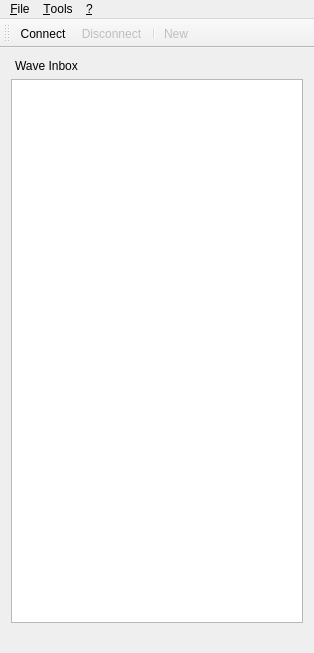
<?xml version="1.0" encoding="UTF-8"?>
<ui version="4.0">
 <class>MainWindow</class>
 <widget class="QMainWindow" name="MainWindow">
  <property name="geometry">
   <rect>
    <x>0</x>
    <y>0</y>
    <width>314</width>
    <height>653</height>
   </rect>
  </property>
  <property name="windowTitle">
   <string>PyGoWave Desktop Client</string>
  </property>
  <widget class="QWidget" name="centralWidget">
   <layout class="QVBoxLayout" name="verticalLayout_3">
    <property name="margin">
     <number>0</number>
    </property>
    <item>
     <widget class="QSplitter" name="splitter">
      <property name="orientation">
       <enum>Qt::Vertical</enum>
      </property>
      <widget class="QWidget" name="layoutWidget">
       <layout class="QVBoxLayout" name="verticalLayout">
        <item>
         <widget class="QLabel" name="label_2">
          <property name="text">
           <string>Wave Inbox</string>
          </property>
          <property name="indent">
           <number>4</number>
          </property>
         </widget>
        </item>
        <item>
         <widget class="QListView" name="waveList"/>
        </item>
       </layout>
      </widget>
     </widget>
    </item>
   </layout>
  </widget>
  <widget class="QMenuBar" name="menuBar">
   <property name="geometry">
    <rect>
     <x>0</x>
     <y>0</y>
     <width>314</width>
     <height>24</height>
    </rect>
   </property>
   <widget class="QMenu" name="menu_File">
    <property name="title">
     <string>&amp;File</string>
    </property>
    <addaction name="actConnect"/>
    <addaction name="actDisconnect"/>
    <addaction name="separator"/>
    <addaction name="actNew"/>
    <addaction name="separator"/>
    <addaction name="actQuit"/>
   </widget>
   <widget class="QMenu" name="menuHelp">
    <property name="title">
     <string>&amp;?</string>
    </property>
    <addaction name="actionAbout_Qt"/>
    <addaction name="separator"/>
   </widget>
   <widget class="QMenu" name="menu_Tools">
    <property name="title">
     <string>&amp;Tools</string>
    </property>
    <addaction name="action_Preferences"/>
   </widget>
   <addaction name="menu_File"/>
   <addaction name="menu_Tools"/>
   <addaction name="menuHelp"/>
  </widget>
  <widget class="QStatusBar" name="statusBar">
   <property name="sizeGripEnabled">
    <bool>false</bool>
   </property>
  </widget>
  <widget class="QToolBar" name="mainToolBar">
   <attribute name="toolBarArea">
    <enum>TopToolBarArea</enum>
   </attribute>
   <attribute name="toolBarBreak">
    <bool>false</bool>
   </attribute>
   <addaction name="actConnect"/>
   <addaction name="actDisconnect"/>
   <addaction name="separator"/>
   <addaction name="actNew"/>
  </widget>
  <action name="actNew">
   <property name="enabled">
    <bool>false</bool>
   </property>
   <property name="icon">
    <iconset resource="../main.qrc">
     <normaloff>:/gui/icons/document-new.png</normaloff>:/gui/icons/document-new.png</iconset>
   </property>
   <property name="text">
    <string>&amp;New...</string>
   </property>
  </action>
  <action name="actConnect">
   <property name="icon">
    <iconset resource="../main.qrc">
     <normaloff>:/gui/icons/network-connect.png</normaloff>:/gui/icons/network-connect.png</iconset>
   </property>
   <property name="text">
    <string>&amp;Connect</string>
   </property>
  </action>
  <action name="actQuit">
   <property name="icon">
    <iconset resource="../main.qrc">
     <normaloff>:/gui/icons/application-exit.png</normaloff>:/gui/icons/application-exit.png</iconset>
   </property>
   <property name="text">
    <string>&amp;Quit</string>
   </property>
  </action>
  <action name="actionAbout_Qt">
   <property name="text">
    <string>About &amp;Qt</string>
   </property>
  </action>
  <action name="actDisconnect">
   <property name="enabled">
    <bool>false</bool>
   </property>
   <property name="icon">
    <iconset resource="../main.qrc">
     <normaloff>:/gui/icons/network-disconnect.png</normaloff>:/gui/icons/network-disconnect.png</iconset>
   </property>
   <property name="text">
    <string>&amp;Disconnect</string>
   </property>
  </action>
  <action name="actLeaveWave">
   <property name="enabled">
    <bool>false</bool>
   </property>
   <property name="icon">
    <iconset resource="../main.qrc">
     <normaloff>:/gui/icons/system-shutdown.png</normaloff>:/gui/icons/system-shutdown.png</iconset>
   </property>
   <property name="text">
    <string>Leave Wave</string>
   </property>
  </action>
  <action name="actOpenWave">
   <property name="enabled">
    <bool>false</bool>
   </property>
   <property name="icon">
    <iconset resource="../main.qrc">
     <normaloff>:/gui/icons/document-open.png</normaloff>:/gui/icons/document-open.png</iconset>
   </property>
   <property name="text">
    <string>Open Wave</string>
   </property>
  </action>
  <action name="action_Preferences">
   <property name="icon">
    <iconset resource="../main.qrc">
     <normaloff>:/gui/icons/configure.png</normaloff>:/gui/icons/configure.png</iconset>
   </property>
   <property name="text">
    <string>&amp;Preferences...</string>
   </property>
  </action>
 </widget>
 <layoutdefault spacing="6" margin="11"/>
 <resources>
  <include location="../main.qrc"/>
 </resources>
 <connections>
  <connection>
   <sender>actQuit</sender>
   <signal>triggered()</signal>
   <receiver>MainWindow</receiver>
   <slot>close()</slot>
   <hints>
    <hint type="sourcelabel">
     <x>-1</x>
     <y>-1</y>
    </hint>
    <hint type="destinationlabel">
     <x>213</x>
     <y>128</y>
    </hint>
   </hints>
  </connection>
 </connections>
</ui>
